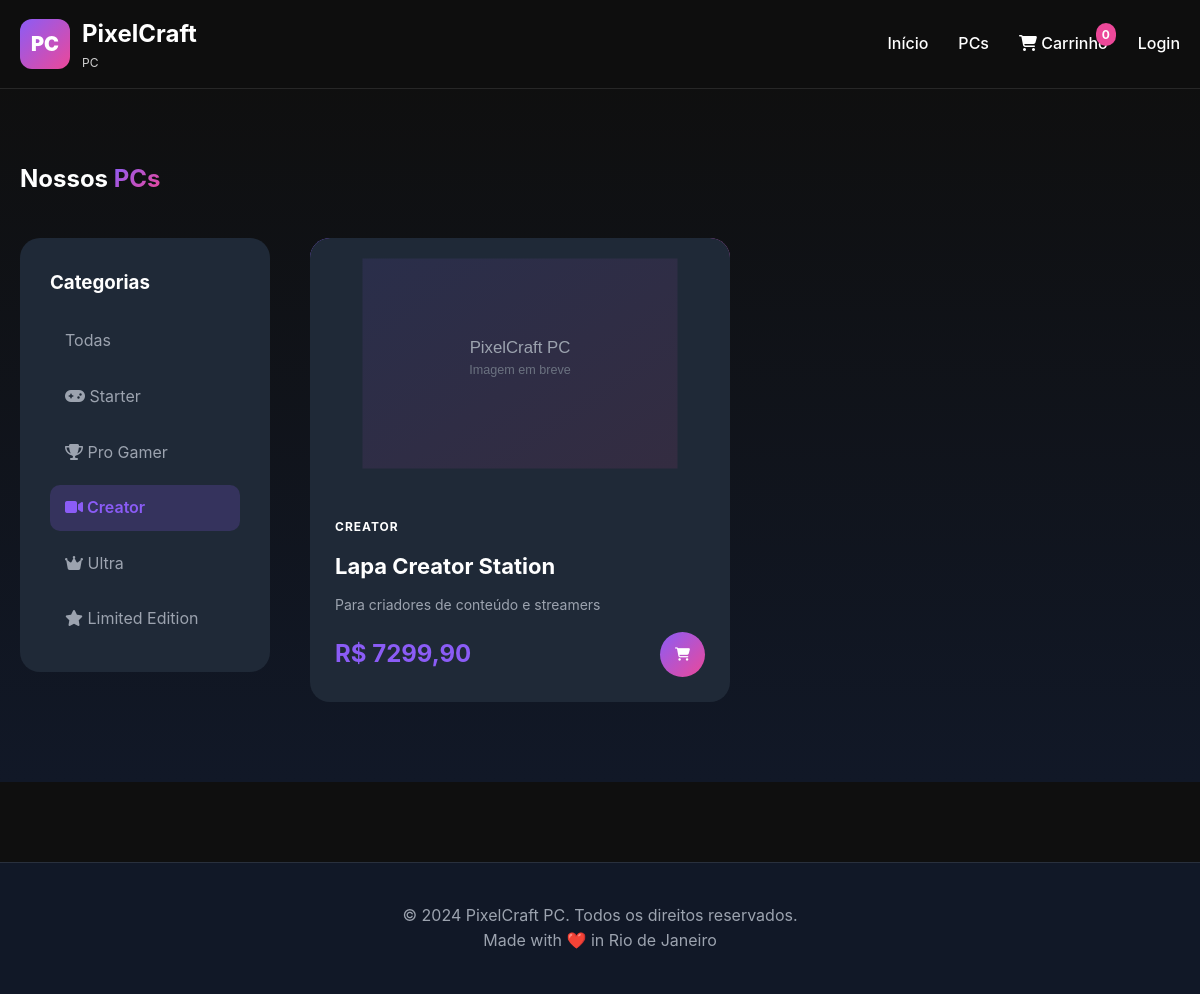
The app's page /pcs?category=creator, older data.
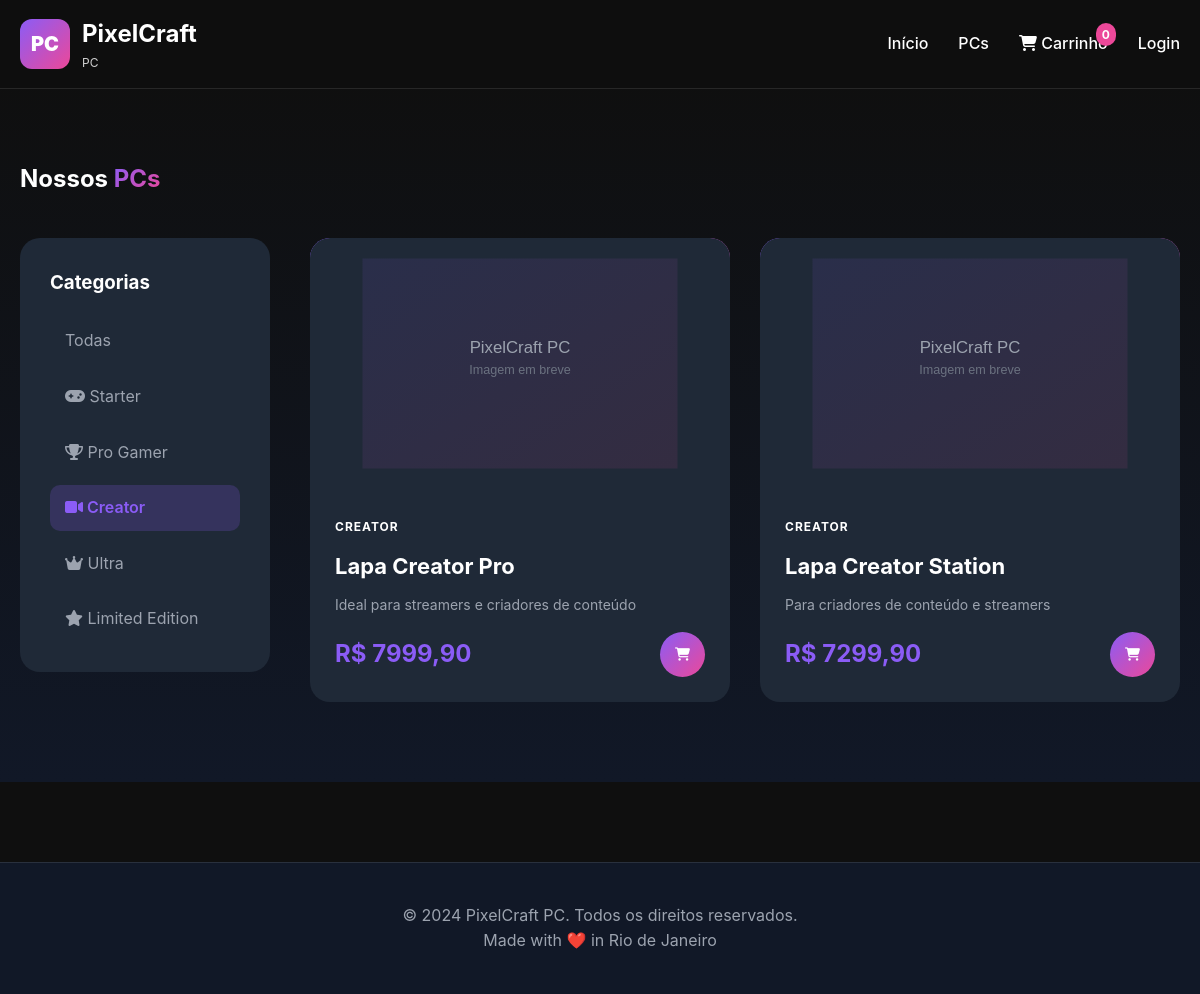
The same page, newer data.
### tables this page shows
CREATE TABLE categories (
        id INTEGER PRIMARY KEY AUTOINCREMENT,
        name VARCHAR(100) NOT NULL,
        slug VARCHAR(100) UNIQUE NOT NULL,
        description TEXT,
        icon VARCHAR(50),
        color VARCHAR(20),
        ordem INTEGER DEFAULT 0,
        active BOOLEAN DEFAULT 1,
        created_at TIMESTAMP DEFAULT CURRENT_TIMESTAMP
    );

CREATE TABLE pcs (
        id INTEGER PRIMARY KEY AUTOINCREMENT,
        name VARCHAR(200) NOT NULL,
        slug VARCHAR(200) UNIQUE NOT NULL,
        subtitle VARCHAR(300),
        description TEXT,
        category_id INTEGER,
        price DECIMAL(10,2) NOT NULL,
        price_old DECIMAL(10,2),
        
        -- Especificações técnicas
        processor VARCHAR(200),
        gpu VARCHAR(200),
        ram VARCHAR(100),
        storage VARCHAR(200),
        motherboard VARCHAR(200),
        psu VARCHAR(200),
        case_model VARCHAR(200),
        cooling VARCHAR(200),
        
        -- Imagens
        main_image VARCHAR(500),
        gallery TEXT, -- JSON array of images
        
        -- Arte e customização
        graffiti_artist VARCHAR(200),
        graffiti_style VARCHAR(100),
        
        -- Flags
        active BOOLEAN DEFAULT 1,
        featured BOOLEAN DEFAULT 0,
        limited_edition BOOLEAN DEFAULT 0,
        bestseller BOOLEAN DEFAULT 0,
        pre_order BOOLEAN DEFAULT 0,
        in_stock BOOLEAN DEFAULT 1,
        
        -- Preços e serviços
        setup_price DECIMAL(10,2) DEFAULT 150.00,
        
        -- Stats
        views INTEGER DEFAULT 0,
        
        -- Timestamps
        created_at TIMESTAMP DEFAULT CURRENT_TIMESTAMP,
        updated_at TIMESTAMP DEFAULT CURRENT_TIMESTAMP,
        
        FOREIGN KEY (category_id) REFERENCES categories (id)
    );

### app.py (the view)
@app.route('/pcs')
def catalog():
    category = request.args.get('category')
    sort = request.args.get('sort', 'newest')
    price_min = request.args.get('price_min', type=int)
    price_max = request.args.get('price_max', type=int)
    base_query = """
        SELECT p.*, c.name as category_name, c.color as category_color
        FROM pcs p
        LEFT JOIN categories c ON p.category_id = c.id
        WHERE p.active = 1
    """
    params = []
    if category:
        base_query += ' AND c.slug = ?'
        params.append(category)
    if price_min:
        base_query += ' AND p.price >= ?'
        params.append(price_min)
    if price_max:
        base_query += ' AND p.price <= ?'
        params.append(price_max)
    if sort == 'price_low':
        base_query += ' ORDER BY p.price ASC'
    elif sort == 'price_high':
        base_query += ' ORDER BY p.price DESC'
    elif sort == 'popular':
        base_query += ' ORDER BY p.views DESC'
    else:
        base_query += ' ORDER BY p.created_at DESC'
    pcs = query_db(base_query, params)
    categories = query_db('SELECT * FROM categories WHERE active = 1 ORDER BY ordem')
    return render_template('catalog.html', pcs=pcs, categories=categories, current_category=category)

### app.py (called while the page is built)
def get_db():
    db = sqlite3.connect(app.config['DATABASE'])
    db.row_factory = sqlite3.Row
    return db

def query_db(query, args=(), one=False):
    db = get_db()
    cur = db.execute(query, args)
    rv = cur.fetchall()
    db.close()
    return (rv[0] if rv else None) if one else rv

### templates/catalog.html (shortened to what this page needs)
{% extends "base.html" %}
{% block content %}
<section class="catalog">
    <div class="container">
        <h1>Nossos <span class="gradient-text">PCs</span></h1>
        <div class="catalog-content">
            <aside class="catalog-sidebar">
                <h3>Categorias</h3>
                <div class="filter-options">
                    <a href="{{ url_for('catalog') }}" class="filter-option {% if not current_category %}active{% endif %}">Todas</a>
                    {% for category in categories %}
                    <a href="{{ url_for('catalog', category=category.slug) }}"
                       class="filter-option {% if current_category == category.slug %}active{% endif %}">
                        <i class="fas fa-{{ category.icon }}"></i> {{ category.name }}
                    </a>
                    {% endfor %}
                </div>
            </aside>
            <div class="catalog-main">
                <div class="pc-grid">
                    {% for pc in pcs %}
                    <div class="pc-card">
                        <div class="pc-image">
                            <img src="{{ pc.main_image or '/static/img/placeholder.jpg' }}" alt="{{ pc.name }}">
                        </div>
                        <div class="pc-info">
                            <span class="pc-category">{{ pc.category_name }}</span>
                            <h3 class="pc-name">{{ pc.name }}</h3>
                            <p class="pc-subtitle">{{ pc.subtitle }}</p>
                            <div class="pc-footer">
                                <span class="price">R$ {{ "%.2f"|format(pc.price)|replace(".", ",") }}</span>
                                <button class="btn-add-cart" onclick="addToCart({{ pc.id }})">
                                    <i class="fas fa-shopping-cart"></i>
                                </button>
                            </div>
                        </div>
                    </div>
                    {% endfor %}
                </div>
            </div>
        </div>
    </div>
</section>
{% endblock %}

Row changes from the older to the newer data that the page shows:
added pcs: main_image (picture), category_name "CREATOR", name "Lapa Creator Pro", subtitle "Ideal para streamers e criadores de conteúdo", price "7999,90"
